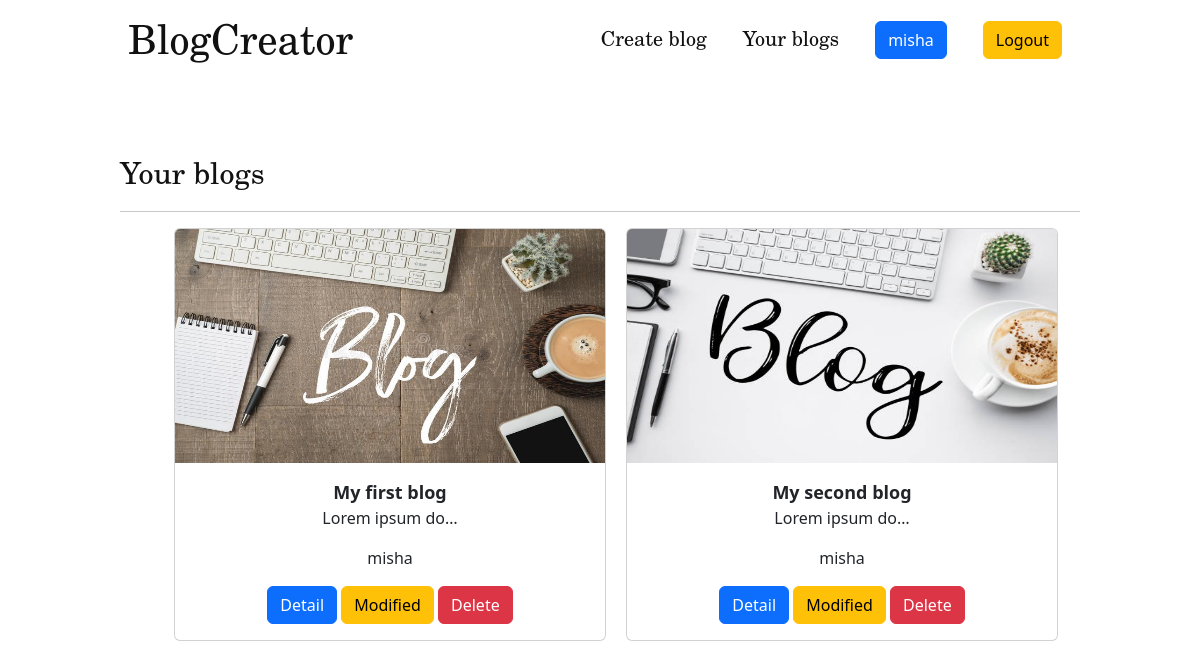
Page /personal_blogs/ (signed in) on the committed database.
### blog/models.py (models this page shows)
class Blog(models.Model):
    title = models.CharField(max_length=100)
    content = models.TextField(blank=True)
    blog_photo = models.ImageField(upload_to='photos/')
    time_create = models.DateTimeField(auto_now_add=True)
    user = models.ForeignKey(User, on_delete=models.CASCADE, null=True)
    def get_absolute_url(self):
        return reverse('blog_detail', kwargs={'blog_id': self.pk})

### blog/views.py (the view)
# urls.py: path('personal_blogs/', PersonalBlogs.as_view(), name='personal_blogs'),
class PersonalBlogs(ListView):
    paginate_by = 2
    model = Blog
    template_name = 'blog/personal_blogs.html'
    context_object_name = 'blogs'
    def get_queryset(self):
        return Blog.objects.filter(user=self.request.user)
    def get_context_data(self, *, object_list=None, **kwargs):
        context = super().get_context_data(**kwargs)
        context['title'] = 'Main page'
        return context

### blog/templates/blog/personal_blogs.html (shortened to what this page needs)
{% extends 'blog/base.html' %}
{% load static %}
{% block content %}
  <div class="content">
      <span>Your blogs</span>
      <hr>
      <ul>
          {% for x in blogs %}
              <li>
                  <div class="card text-center" style="width: 27rem; margin: 0 auto;">
                      <img src="{{ x.blog_photo.url }}" class="card-img-top" alt="..." style="width: 100%; height: 234px;">
                      <div class="card-body">
                          <span class="card-title" style="font-size: 18px;"><b>{{ x.title|truncatechars:40 }}</b></span>
                          <p class="card-text">{{ x.content|truncatechars:15}}</p>
                          <p class="card-text">{{ x.user }}</p>
                          <a href="{{ x.get_absolute_url }}" class="btn btn-primary">Detail</a>
                          {% if x.user == request.user %}
                              <a href="{% url 'modified_blog' x.id %}" class="btn btn-warning">Modified</a>
                              <a href="{% url 'delete_blog' x.id %}" class="btn btn-danger">Delete</a>
                          {% endif %}
                      </div>
                  </div>
              </li>
          {% endfor %}
      </ul>
  </div>
{% endblock %}

### blog/templates/blog/base.html (shortened to what this page needs)
{% load static %}
<!DOCTYPE html>
<html lang="en">
<head>
    <link href="https://cdn.jsdelivr.net/npm/bootstrap@5.2.1/dist/css/bootstrap.min.css" rel="stylesheet">
    <link rel="stylesheet" href="{% static 'blog/main.css' %}">
</head>
<body>
{% block header %}
    <header>
        <div class="menu">
            <span><a href="{% url 'home' %}">BlogCreator</a></span>
        </div>
        {% if request.user.is_authenticated %}
            <ul>
                <li><a href="{% url 'create_blog' %}">Create blog</a></li>
                <li><a href="{% url 'personal_blogs' %}">Your blogs</a></li>
                <li><a href="{% url 'home' %}" class="btn btn-primary">{{ user.username}}</a></li>
                <li><a href="{% url 'logout' %}" class="btn btn-warning">Logout</a></li>
            </ul>
        {% else %}
            <ul>
                <li><a href="{% url 'sign_up_user' %}" class="btn btn-primary">Sign up</a></li>
                <li><a href="{% url 'login_user' %}" class="btn btn-warning">Login</a></li>
            </ul>
        {% endif%}
    </header>
{% endblock %}
{% block content %}{% endblock %}
</body>
</html>

### blog/static/blog/main.css (style rules this page uses)
header { width: 80%; margin: 0 auto; height: 150px; }
.menu > span > a { font-family: New Century Schoolbook, TeX Gyre Schola, serif; font-size: 40px; float: left; color: #111111; text-decoration: none; padding: 8px; }
header > ul { display: flex; justify-content: flex-end; }
header > ul > li { padding: 18px; list-style: none; line-height: 40px; }
header > ul > li > a { text-decoration: none; color: #111111; font-family: New Century Schoolbook, TeX Gyre Schola, serif; font-size: 20px; }
.content { width: 80%; margin: 0 auto; height: 500px; }
.content > span { font-size: 30px; color: #111111; font-family: New Century Schoolbook, TeX Gyre Schola, serif; }
.content > ul { display: flex; justify-content: center; }
.content > ul > li { display: inline-block; list-slyle: none; padding-left: 10px; padding-right: 10px; }

### rows in the picture
Blog: blog_photo (picture), title "My first blog", content "Lorem ipsum do…", user "misha", shows "Modified"
Blog: blog_photo (picture), title "My second blog", content "Lorem ipsum do…", user "misha", shows "Modified"

### other values in the picture
{{ user.username }} "misha"
